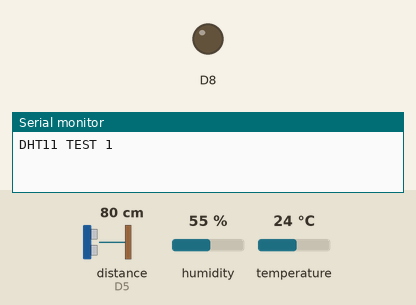
Simulated run of this sketch. Board: ESP8266 (NodeMCU). On the bench: output pins drawn as LEDs (lit = HIGH), the last lines printed to the serial monitor. Wiring (inferred from the names in the program): ultrasonic range finder: trigger D4; echo D5. The inputs (shaded band) are chosen by the test bench; at power-on: distance to the obstacle (sensor on D5) 80 cm, humidity 55 %, temperature 24 °C. The echo pulse lasts 58.3 µs per cm; pins used as bus, display or sensor lines are not drawn.

Above: at 1.5 s.
At 3.5 s:
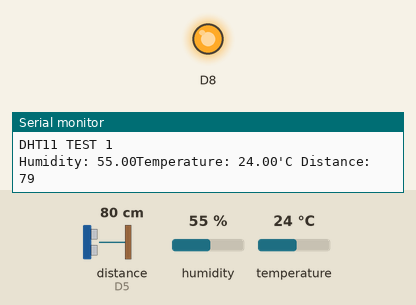
Timing chart, 0 to 6.5 s (numbered marks = the images above):
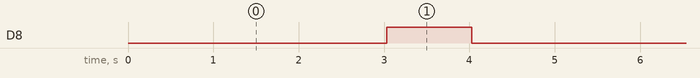

The sketch:

Full_code.ino
```cpp
#include "DHT.h"
#define trigPin D4
#define echoPin D5
#define DHTPIN D2
#define DHTTYPE DHT11

DHT dht(DHTPIN, DHTTYPE);
long duration;
int distance;

void setup()
{
  Serial.begin(9600);
  Serial.println("DHT11 TEST 1");
  dht.begin();
  pinMode(trigPin, OUTPUT);
  pinMode(echoPin, INPUT);
  Serial.begin(9600);
  pinMode(D8, OUTPUT);
}

void loop()
 {
  delay(2000);
  float h = dht.readHumidity();
  float t = dht.readTemperature();
  float f = dht.readTemperature(true);

  if (isnan(h) || isnan(t) || isnan(f) )
  {
    Serial.println("Failed to Read DHT sensor");
    return;
  }

  Serial.print("Humidity: ");
  Serial.print(h);

  Serial.print("Temperature: ");
  Serial.print(t);
  Serial.print("'C ");
     digitalWrite(trigPin, LOW);
  delayMicroseconds(2);

//ultra
  digitalWrite(trigPin, HIGH);
  delayMicroseconds(10);
  digitalWrite(trigPin, LOW);


  duration = pulseIn(echoPin, HIGH);

  distance = duration*0.034/2;

  Serial.print("Distance: ");
  Serial.println(distance);
  delay(1000);
  //buzz
   digitalWrite(D8, HIGH);
  delay(1000);
  digitalWrite(D8, LOW);
  delay(1000);

}
```

Measured:
- by itself, D8: alternates HIGH for 1.0 s and LOW for 4.0 s
